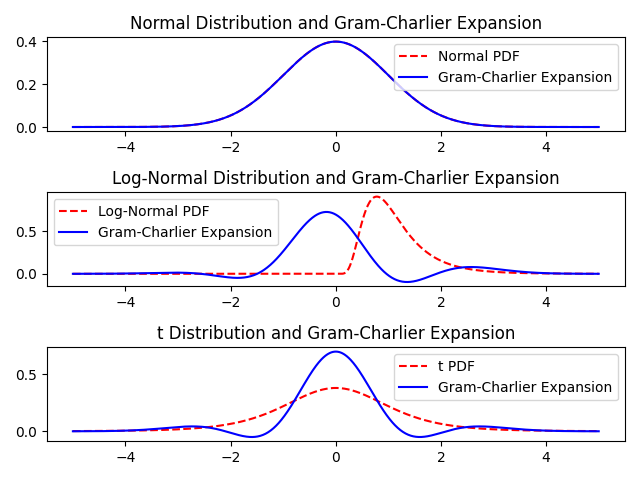

Recreate this plot in Python.
import numpy as np
import matplotlib.pyplot as plt
from scipy.stats import norm, lognorm, t

def hermite_polynomial(n, x):
    if n == 0:
        return 1
    elif n == 1:
        return x
    else:
        return x * hermite_polynomial(n-1, x) - (n-1) * hermite_polynomial(n-2, x)

# Function to generate Gram-Charlier expansion
def gram_charlier_expansion(x, skewness, kurtosis):
    return norm.pdf(x) * (1 + skewness/6 * hermite_polynomial(3, x) + kurtosis/24 * hermite_polynomial(4, x))

# Calculate skewness and kurtosis
normal_skew, normal_kurt = norm.stats(moments='sk')
skewed_skew, skewed_kurt = lognorm.stats(0.5, moments = 'sk')
heavy_tailed_skew, heavy_tailed_kurt = t.stats(5, moments = 'sk')

print(normal_skew, normal_kurt)
print(skewed_skew, skewed_kurt)
print(heavy_tailed_skew, heavy_tailed_kurt)

# Define x range for plotting
x = np.linspace(-5, 5, 1000)

# Apply Gram-Charlier expansion
normal_expansion = gram_charlier_expansion(x, normal_skew, normal_kurt)
skewed_expansion = gram_charlier_expansion(x, skewed_skew, skewed_kurt)
heavy_tailed_expansion = gram_charlier_expansion(x, heavy_tailed_skew, heavy_tailed_kurt)

# Plotting
# plt.figure(figsize=(15, 10))

# Plot Normal distribution and its expansion
plt.subplot(3, 1, 1)
plt.plot(x, norm.pdf(x), 'r--', label='Normal PDF')
plt.plot(x, normal_expansion, 'b-', label='Gram-Charlier Expansion')
plt.title('Normal Distribution and Gram-Charlier Expansion')
plt.legend()

# Plot Skewed distribution and its expansion
plt.subplot(3, 1, 2)
plt.plot(x, lognorm.pdf(x, 0.5), 'r--', label='Log-Normal PDF')
plt.plot(x, skewed_expansion, 'b-', label='Gram-Charlier Expansion')
plt.title('Log-Normal Distribution and Gram-Charlier Expansion')
plt.legend()

# Plot Heavy-tailed distribution and its expansion
plt.subplot(3, 1, 3)
plt.plot(x, t.pdf(x, 5), 'r--', label='t PDF')
plt.plot(x, heavy_tailed_expansion, 'b-', label='Gram-Charlier Expansion')
plt.title('t Distribution and Gram-Charlier Expansion')
plt.legend()

plt.tight_layout()
plt.show()
